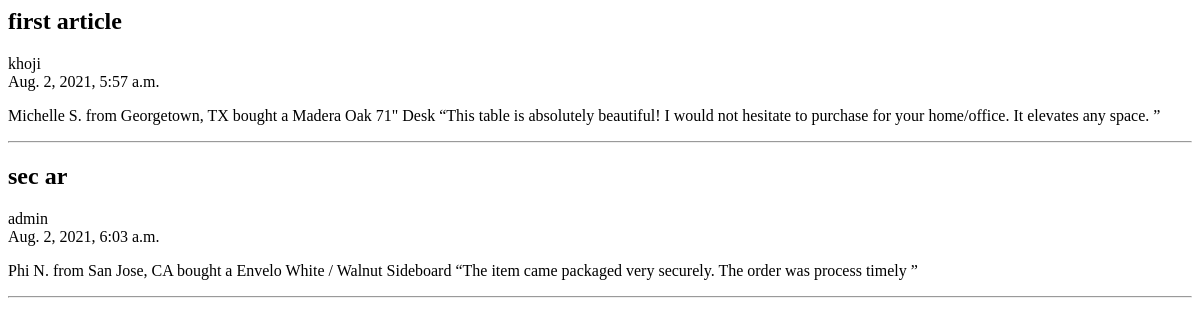
Before: / with the older database file.
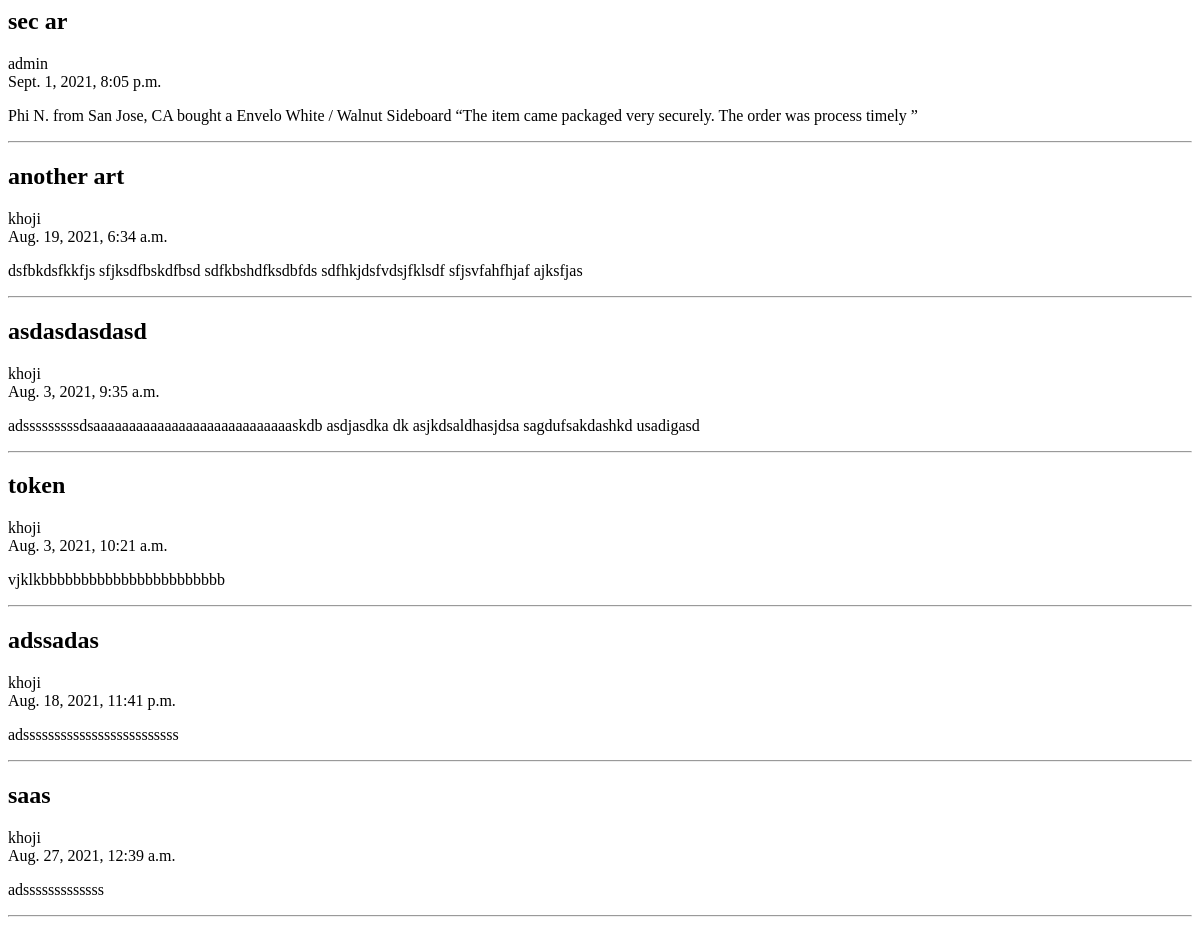
After: the same page with the newer database file.
### blog/models.py (models this page shows, shortened)
class Articl(models.Model):
    title = models.CharField(max_length=250)
    slug = models.SlugField()
    author = models.ForeignKey(User,on_delete=models.CASCADE)
    content = models.TextField()
    publish = models.DateTimeField(default= timezone.now)
    created = models.DateTimeField(auto_now_add=True)
    updated = models.DateTimeField(auto_now=True)
    status = models.BooleanField(default=False)
    category = models.ManyToManyField(category)

### blog/views.py (the view)
# urls.py: path('',Articllist.as_view(),name = 'list'),
class Articllist(ListView):
    def get_queryset(self):
        return Articl.objects.all()

### templates/blog/articl_list.html (shortened to what this page needs)
{% for article in object_list %}
<article>
    <h2>{{article.title}}</h2>
    <div>{{article.author}}</div>
    <div>{{article.publish}}</div>
    <p>{{article.content}}</p>
    <hr>
</article>
{% endfor %}

Changed rows visible on the page:
removed Articl: title "first article", author "khoji", publish "Aug. 2, 2021, 5:57 a.m.", content "Michelle S. from Georgetown, TX bought a Madera Oak 71\" Desk “This table is absolutely beautiful! I would not hesitate to purchase for your home/office. It elevates any space. ”"
changed Articl "sec ar": publish "Aug. 2, 2021, 6:03 a.m." → "Sept. 1, 2021, 8:05 p.m."
added Articl: title "another art", author "khoji", publish "Aug. 19, 2021, 6:34 a.m.", content "dsfbkdsfkkfjs sfjksdfbskdfbsd sdfkbshdfksdbfds sdfhkjdsfvdsjfklsdf sfjsvfahfhjaf ajksfjas"
added Articl: title "asdasdasdasd", author "khoji", publish "Aug. 3, 2021, 9:35 a.m.", content "adsssssssssdsaaaaaaaaaaaaaaaaaaaaaaaaaaaaskdb asdjasdka dk asjkdsaldhasjdsa sagdufsakdashkd usadigasd"
added Articl: title "token", author "khoji", publish "Aug. 3, 2021, 10:21 a.m.", content "vjklkbbbbbbbbbbbbbbbbbbbbbbb"
added Articl: title "adssadas", author "khoji", publish "Aug. 18, 2021, 11:41 p.m.", content "adsssssssssssssssssssssssss"
added Articl: title "saas", author "khoji", publish "Aug. 27, 2021, 12:39 a.m.", content "adsssssssssssss"
